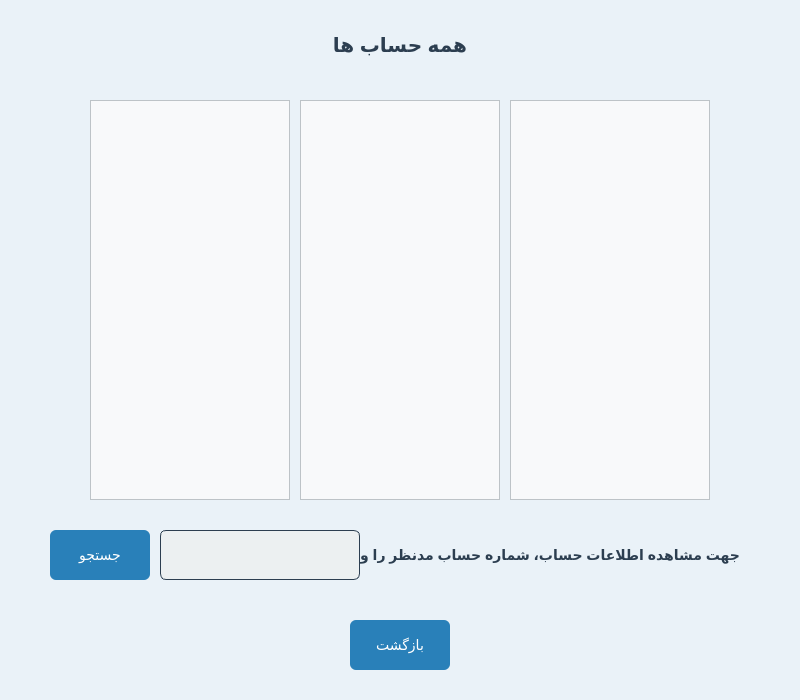
<?xml version="1.0" encoding="UTF-8"?>
<ui version="4.0">
 <class>ViewAllAccountsPage</class>
 <widget class="QDialog" name="ViewAllAccountsPage">
  <property name="geometry">
   <rect>
    <x>0</x>
    <y>0</y>
    <width>800</width>
    <height>700</height>
   </rect>
  </property>
  <property name="windowTitle">
   <string>Dialog</string>
  </property>
  <property name="styleSheet">
   <string notr="true">#ViewAllAccountsPage{
background-color: #eaf2f8;
}</string>
  </property>
  <widget class="QListWidget" name="accountTypeList">
   <property name="geometry">
    <rect>
     <x>510</x>
     <y>100</y>
     <width>200</width>
     <height>400</height>
    </rect>
   </property>
   <property name="styleSheet">
    <string notr="true">#accountTypeList {
	color: rgb(0, 0, 0);
        background-color: #f8f9fa;
        border: 1px solid #bdc3c7;
        font-size: 14px;
        padding: 4px;
    }
    #accountTypeList::item {
        padding: 8px;
        border-bottom: 1px solid #dcdcdc;
    }
    #accountTypeList::item:selected {
        background-color: #d6eaf8;
        color: #154360;
    }</string>
   </property>
  </widget>
  <widget class="QLabel" name="label">
   <property name="geometry">
    <rect>
     <x>300</x>
     <y>20</y>
     <width>200</width>
     <height>50</height>
    </rect>
   </property>
   <property name="styleSheet">
    <string notr="true">#label {
        color: #2c3e50;
        font-size: 20px;
        font-weight: bold;
    }</string>
   </property>
   <property name="text">
    <string>همه حساب ها</string>
   </property>
   <property name="alignment">
    <set>Qt::AlignmentFlag::AlignCenter</set>
   </property>
  </widget>
  <widget class="QListWidget" name="accountNumberList">
   <property name="geometry">
    <rect>
     <x>90</x>
     <y>100</y>
     <width>200</width>
     <height>400</height>
    </rect>
   </property>
   <property name="styleSheet">
    <string notr="true">#accountNumberList {
	color: rgb(0, 0, 0);
        background-color: #f8f9fa;
        border: 1px solid #bdc3c7;
        font-size: 14px;
        padding: 4px;
    }
    #accountNumberList::item {
        padding: 8px;
        border-bottom: 1px solid #dcdcdc;
    }
    #accountNumberList::item:selected {
        background-color: #d6eaf8;
        color: #154360;
    }</string>
   </property>
  </widget>
  <widget class="QLabel" name="label_2">
   <property name="geometry">
    <rect>
     <x>310</x>
     <y>530</y>
     <width>430</width>
     <height>50</height>
    </rect>
   </property>
   <property name="styleSheet">
    <string notr="true">#label_2 {
        color: #2c3e50;
        font-size: 14px;
        font-weight: bold;
    }</string>
   </property>
   <property name="text">
    <string>جهت مشاهده اطلاعات حساب، شماره حساب مدنظر را وارد کنید</string>
   </property>
  </widget>
  <widget class="QPushButton" name="returnButton">
   <property name="geometry">
    <rect>
     <x>350</x>
     <y>620</y>
     <width>100</width>
     <height>50</height>
    </rect>
   </property>
   <property name="styleSheet">
    <string notr="true"> #returnButton {
        background-color: #2980b9;
        color: white;
        border: none;
        border-radius: 6px;
        padding: 8px 16px;
        font-size: 14px;
    }
    #returnButton:hover {
        background-color: #3498db;
    }
    #returnButton:pressed {
        background-color: #1c5980;
    }</string>
   </property>
   <property name="text">
    <string>بازگشت</string>
   </property>
  </widget>
  <widget class="QListWidget" name="ownerList">
   <property name="geometry">
    <rect>
     <x>300</x>
     <y>100</y>
     <width>200</width>
     <height>400</height>
    </rect>
   </property>
   <property name="styleSheet">
    <string notr="true">#ownerList {
	color: rgb(0, 0, 0);
        background-color: #f8f9fa;
        border: 1px solid #bdc3c7;
        font-size: 14px;
        padding: 4px;
    }
    #ownerList::item {
        padding: 8px;
        border-bottom: 1px solid #dcdcdc;
    }
    #ownerList::item:selected {
        background-color: #d6eaf8;
        color: #154360;
    }</string>
   </property>
  </widget>
  <widget class="QPushButton" name="searchButton">
   <property name="geometry">
    <rect>
     <x>50</x>
     <y>530</y>
     <width>100</width>
     <height>50</height>
    </rect>
   </property>
   <property name="styleSheet">
    <string notr="true"> #searchButton {
        background-color: #2980b9;
        color: white;
        border: none;
        border-radius: 6px;
        padding: 8px 16px;
        font-size: 14px;
    }
    #searchButton:hover {
        background-color: #3498db;
    }
    #searchButton:pressed {
        background-color: #1c5980;
    }</string>
   </property>
   <property name="text">
    <string>جستجو</string>
   </property>
  </widget>
  <widget class="QLineEdit" name="accountNumberField">
   <property name="geometry">
    <rect>
     <x>160</x>
     <y>530</y>
     <width>200</width>
     <height>50</height>
    </rect>
   </property>
   <property name="styleSheet">
    <string notr="true">#accountNumberField {
        border: 1px solid #2c3e50;
        border-radius: 6px;
        padding: 6px;
        background-color: #ecf0f1;
        font-size: 14px;
	    color: rgb(0, 0, 0);
 }
 #accountNumberField:focus {
        border: 1px solid #2980b9;
        background-color: #ffffff;
    }</string>
   </property>
  </widget>
 </widget>
 <resources/>
 <connections/>
</ui>
